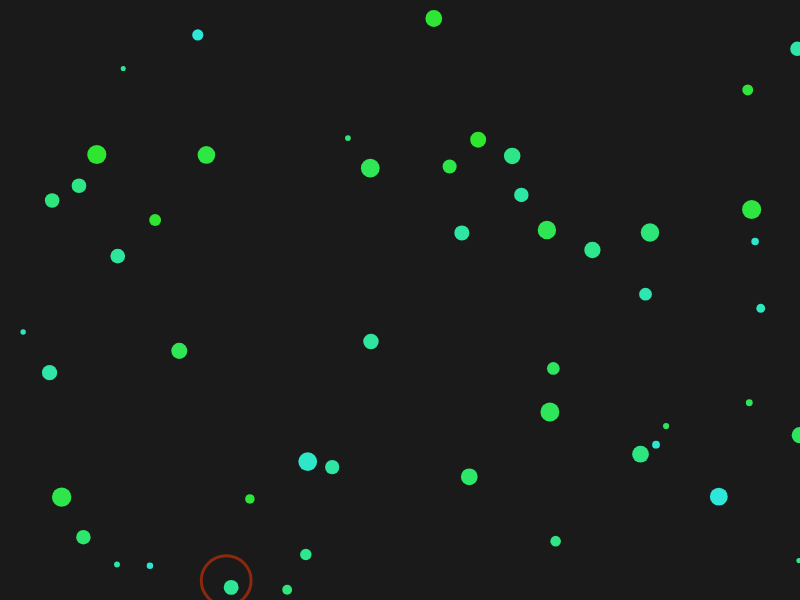
Frame 1 (no input)
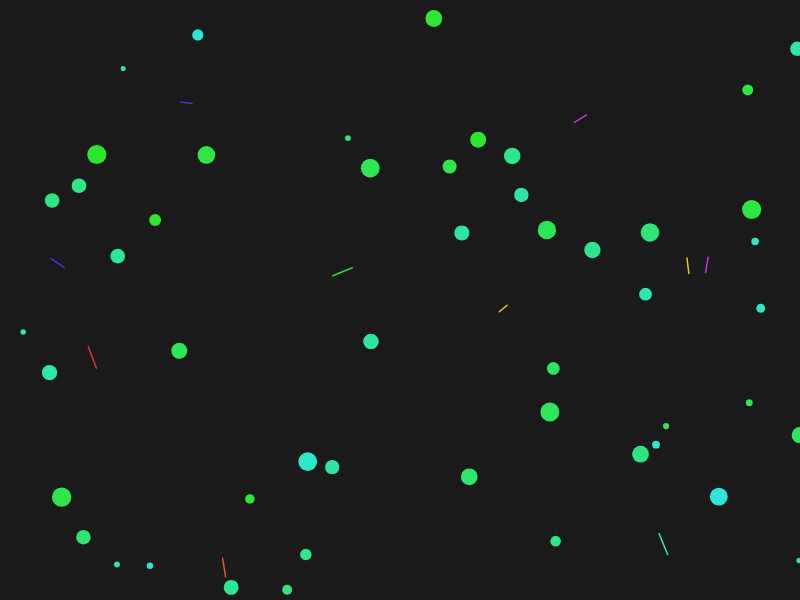
Frame 60 (no input)
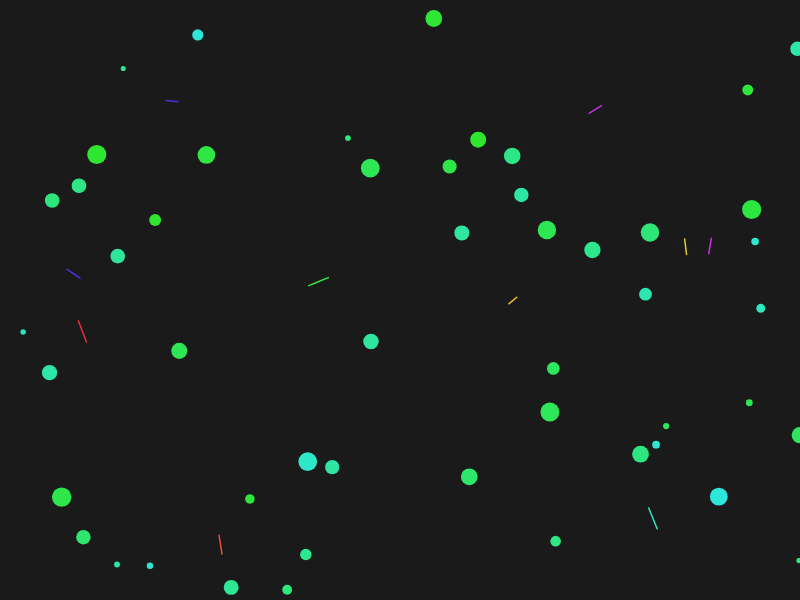
Frame 120 (the mouse pressed at the canvas centre since frame 60)

The p5.js sketch that drew these frames (run headless with seeded random() and noise() and a simulated clock; from frame 60 on, the mouse is pressed at the canvas centre):

// p5.js sketch
// ── sketch.js
let lines = [];
let nodes = [];
let numLines = 10;
let numNodes = 50;

function setup() {
  createCanvas(800, 600);
  colorMode(HSB, 360, 100, 100, 1);

  // Initialize lines
  for (let i = 0; i < numLines; i++) {
    lines.push({
      x: random(width),
      y: random(height),
      vx: random(-0.5, 0.5),
      vy: random(-0.5, 0.5),
      hue: random(360),
      size: random(10, 30),
      points: []
    });
  }

  // Initialize nodes
  for (let i = 0; i < numNodes; i++) {
    nodes.push({
      x: random(width),
      y: random(height),
      size: random(5, 20),
      hue: random(120, 180) // Green range
    });
  }
}

function draw() {
  background(0, 0, 10);

  // Update and draw lines
  for (let i = 0; i < lines.length; i++) {
    let line = lines[i];

    // Move line
    line.x += line.vx;
    line.y += line.vy;

    // Bounce off edges
    if (line.x < 0 || line.x > width) line.vx *= -1;
    if (line.y < 0 || line.y > height) line.vy *= -1;

    // Add point to history
    line.points.push({x: line.x, y: line.y});
    if (line.points.length > 50) {
      line.points.shift();
    }

    // Draw the line with trail effect
    noFill();
    stroke(line.hue, 80, 90);
    strokeWeight(1.5);

    beginShape();
    for (let p of line.points) {
      vertex(p.x, p.y);
    }
    endShape();

    // Check proximity to nodes and flare if near
    for (let node of nodes) {
      let d = dist(line.x, line.y, node.x, node.y);
      if (d < node.size + 10) {
        stroke(line.hue, 100, 100, 0.5);
        strokeWeight(3);
        ellipse(line.x, line.y, (node.size + 10) * 2);
      }
    }
  }

  // Draw nodes
  for (let node of nodes) {
    noStroke();
    fill(node.hue, 80, 90);
    ellipse(node.x, node.y, node.size);
  }
}
